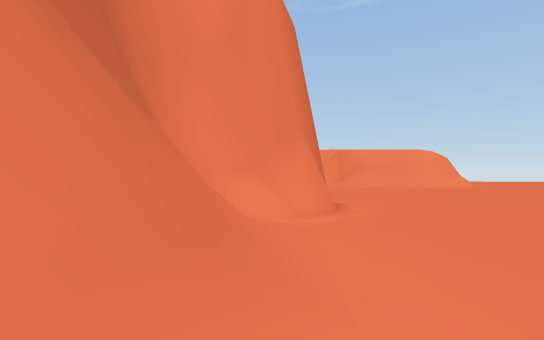
[1] (above)

18 first-person views from a walk through a Unity game level. The camera is 1.3 m above the floor, looks level and sees 85° across. The floor is counted in squares, 2 m on a side. Each view is taken from the middle of a square. On the plan, view 1 faces up. The plan holds only what a view shows up to about 9 squares ahead; the rest is blank. The place goes on beyond the plan. The player character is not drawn.

[2]
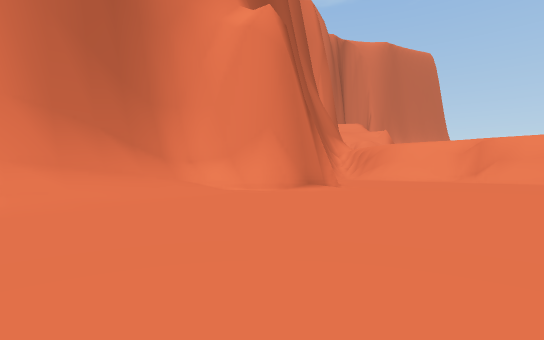

[3]
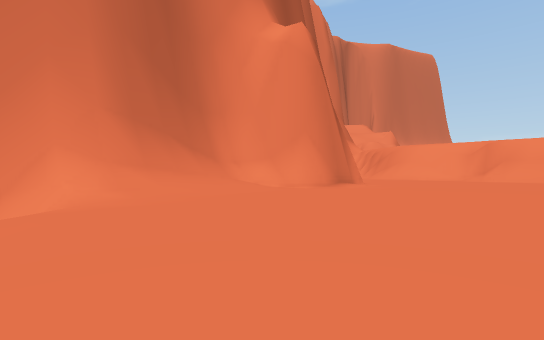

[4]
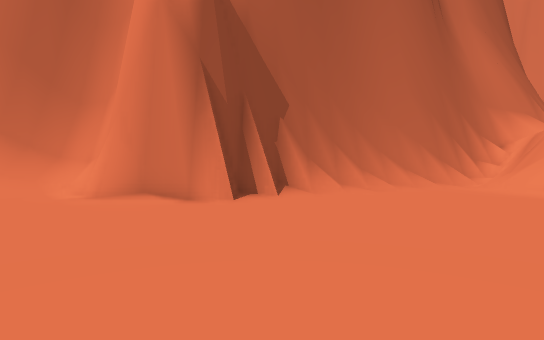

[5]
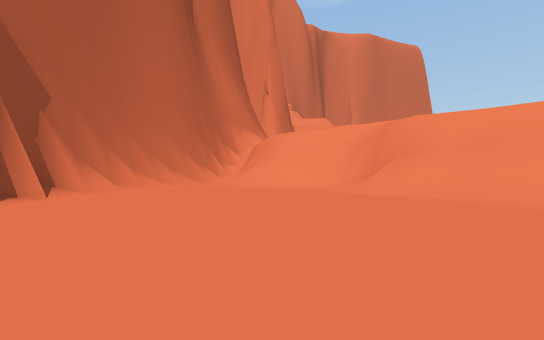

[6]
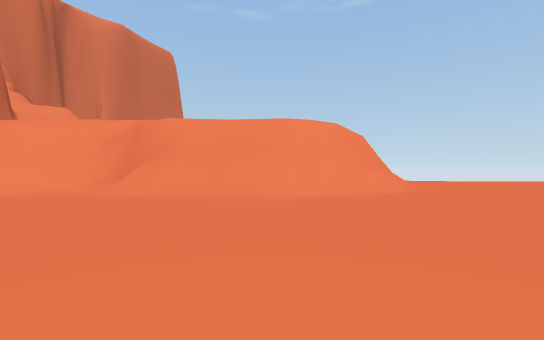

[7]
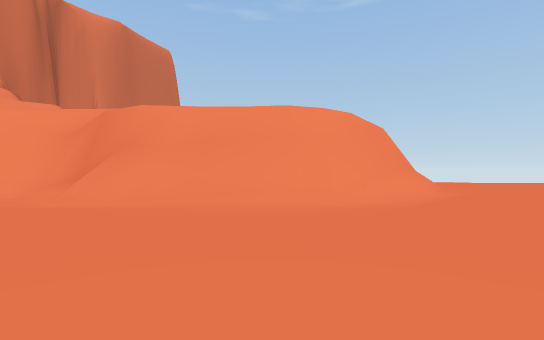

[8]
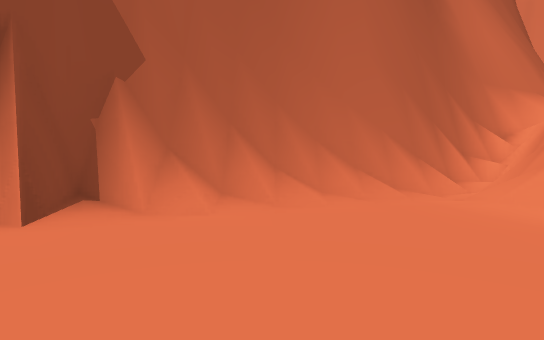

[9]
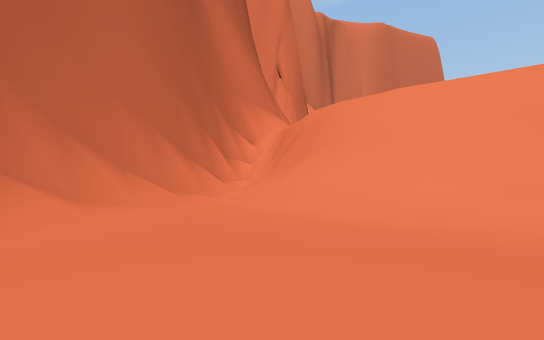

[10]
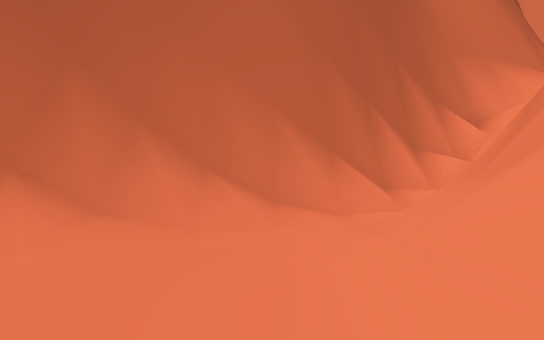

[11]
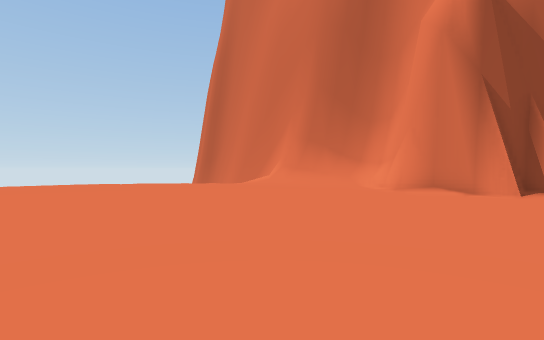

[12]
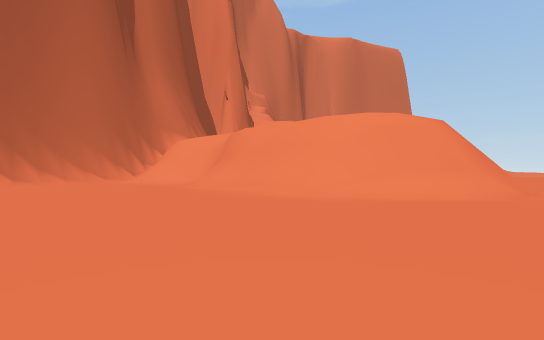

[13]
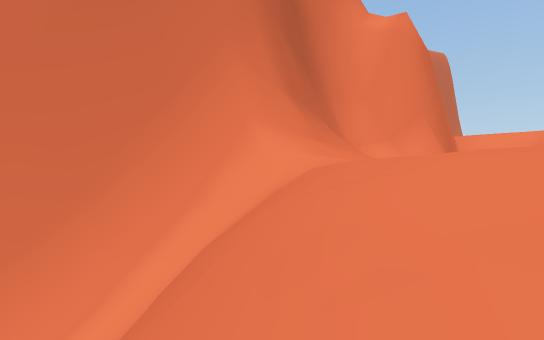

[14]
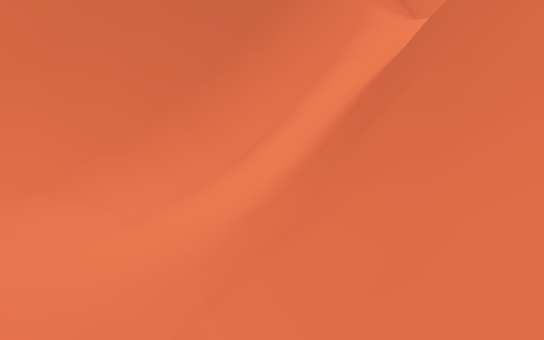

[15]
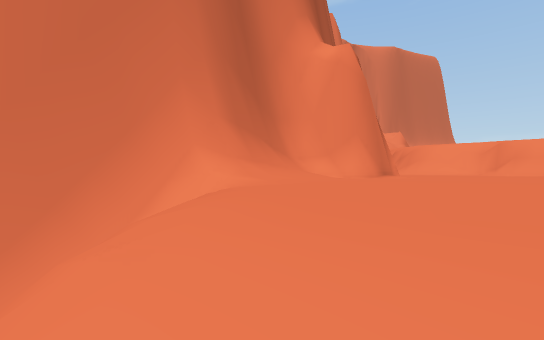

[16]
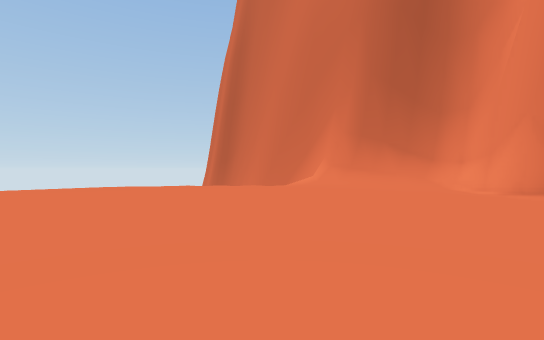

[17]
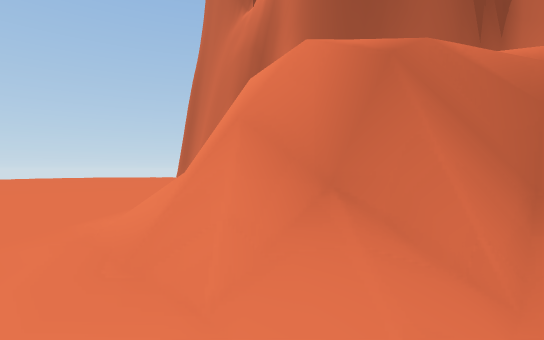

[18]
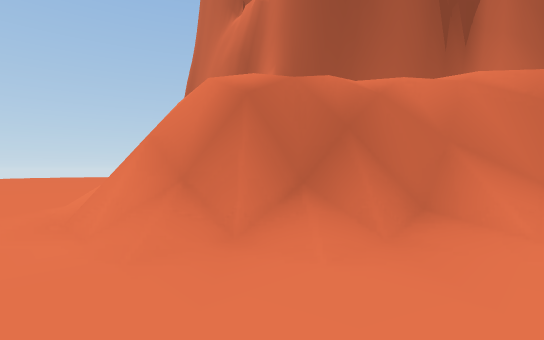

### Floor plan
Key: @ floor where view 1 was taken; # wall or solid block; . main floor; : floor 3.25 m higher than the main floor; - floor 9.5 m lower than the main floor; / step, stairs or slope; = window, fence, low wall or low ledge; v drop or lower ground.
Columns run from 8 left of view 1 to 15 right of it. Each row starts with its distance up from view 1.
 26                 /v#.....
 25 #/              //#=....
 24 ##/              //v==..
 23  #/              ://v#..
 22  ##v               //==.
 21  ##vvv#: ::::      //#/.
 20   ##v#vv :vvvvvv#//v#/..
 19    #############vv##/...
 18     #./=#....######/....
 17     #/..................
 16     #/..................
 15     ##/.................
 14      ##/................
 13       #/................
 12       ##/...............
 11        ##...........
 10         ##..........
  9          #..........
  8          #..........
  7         ##..........
  6       ###...........
  5       #//...........
  4       #//...........
  3       ##//..........
  2        #//..........
  1        #//..........
  0        #@/..........
 -1        ##//.........
 -2        #///........
 -3       ##/  /.....
 -4       ##/=////...
 -5       #//#v/////.
 -6       #//##v ////
 -7       #///##
 -8      ##////=
 -9      #//-/ /

Where each view was taken, in squares from view 1:
view 1: 0 up, 0 right, facing up
view 2: 0 up, 8 right, facing up-left
view 3: 2 down, 8 right, facing up-left
view 4: 11 up, 8 right, facing left
view 5: 10 up, 9 right, facing up-left
view 6: 10 up, 9 right, facing up
view 7: 12 up, 9 right, facing up
view 8: 14 up, 4 right, facing left
view 9: 14 up, 3 right, facing up-left
view 10: 17 up, 1 right, facing left
view 11: 11 up, 11 right, facing down-left
view 12: 12 up, 15 right, facing up-left
view 13: 6 down, 5 right, facing up-left
view 14: 9 down, 3 right, facing up-left
view 15: 6 down, 8 right, facing up-left
view 16: 8 up, 11 right, facing down-left
view 17: 24 up, 15 right, facing down-left
view 18: 26 up, 15 right, facing down-left
